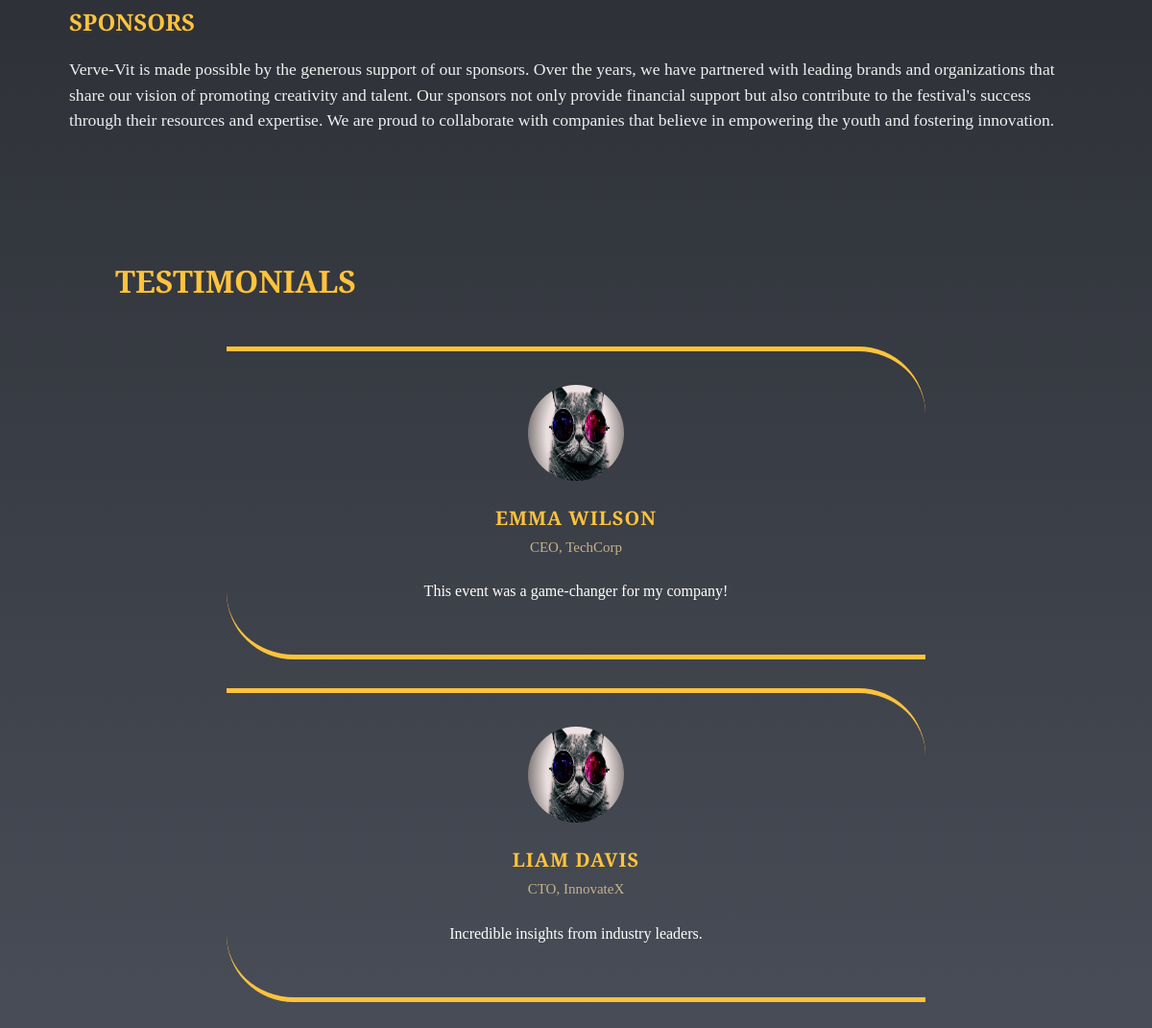
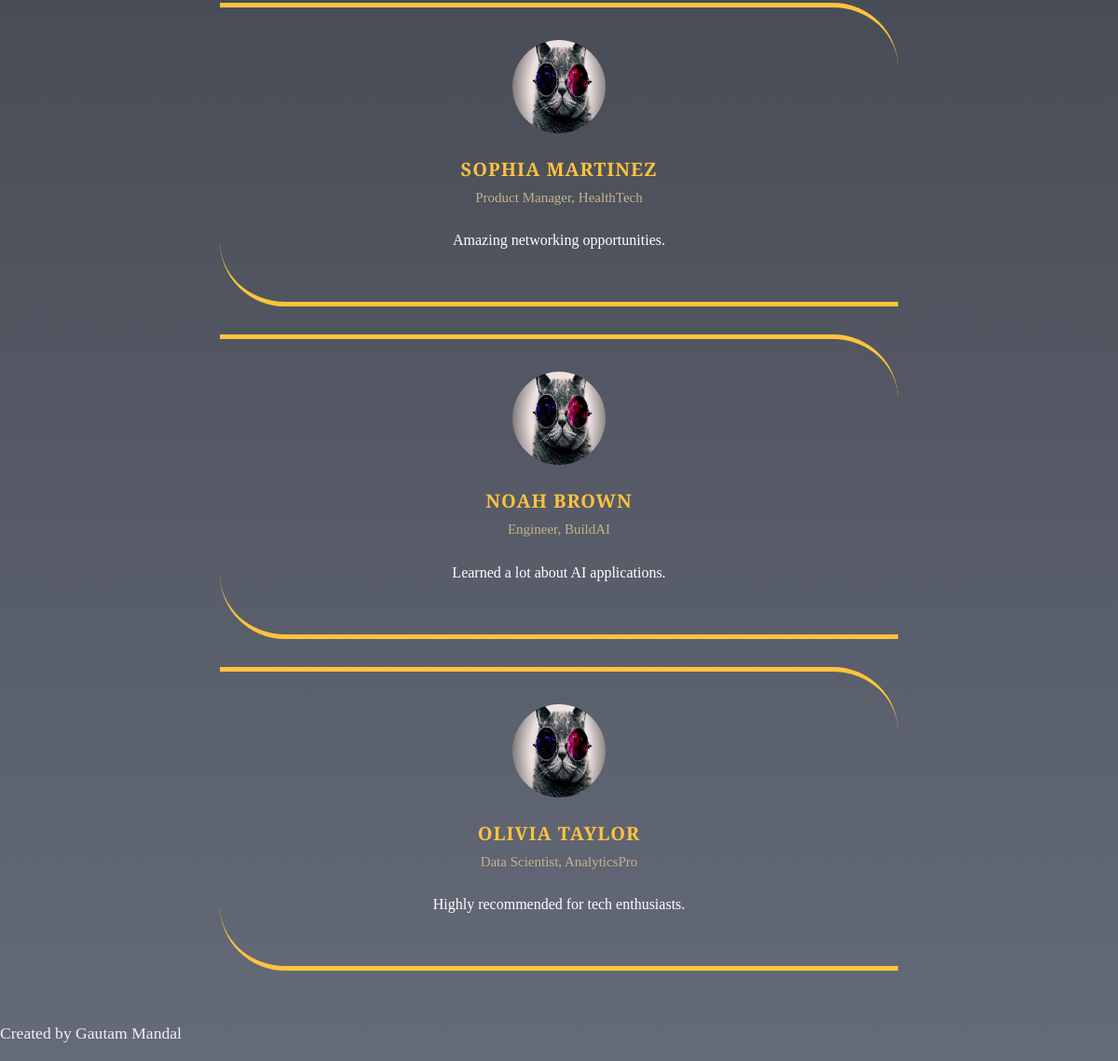
Before: /about (lower part) with the older database file (2 pictures, top to bottom).
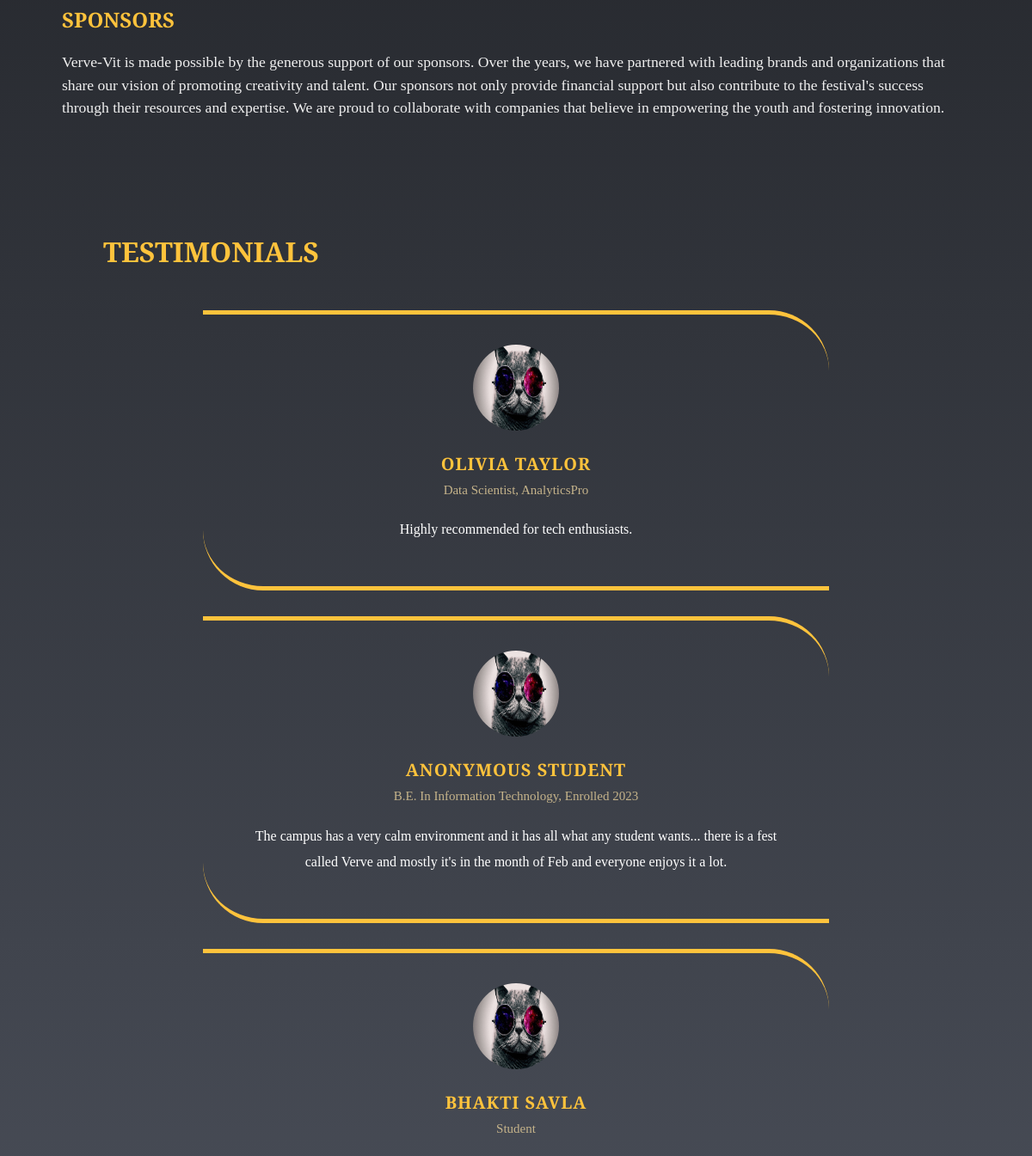
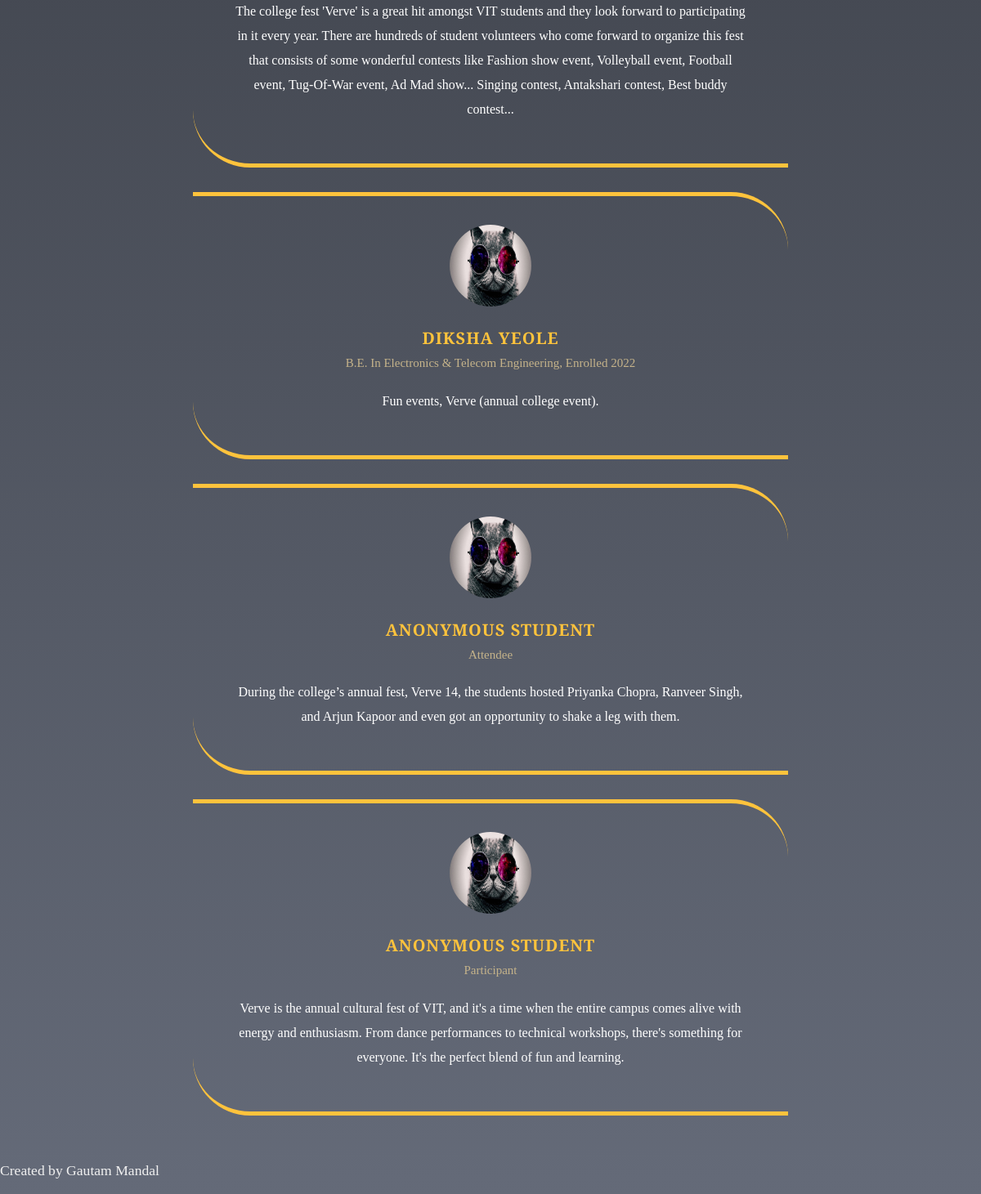
After: the same page with the newer database file (2 pictures, top to bottom).
### core/models.py (models this page shows, shortened)
class Testimonial(models.Model):
    author_name = models.CharField(max_length=255)
    author_role = models.CharField(max_length=255)
    content = models.TextField()
    profile_img = models.ImageField(upload_to='profile_pic', default='default.png', blank=True)

### core/views.py (the view)
# urls.py: path("about", views.about, name="about"),
def about(request):
    testimonials = Testimonial.objects.all()
    return render(request,"about.html", {
        "testimonials":testimonials
    })

### templates/about.html (shortened to what this page needs)
{% extends 'base.html' %}
{% block content %}
<body>
    <div class="about row d-flex">
      <h2>Sponsors</h2>
      <p>
        Verve-Vit is made possible by the generous support of our sponsors. Over the years, we have partnered with leading brands and organizations that share our vision of promoting creativity and talent. Our sponsors not only provide financial support but also contribute to the festival's success through their resources and expertise. We are proud to collaborate with companies that believe in empowering the youth and fostering innovation.
      </p>
    </div>
    <h1 id="h-testimonials">Testimonials</h1>
    <div class="demo">
      <div id="testimonial-slider" class="owl-carousel">
        {% for testimonial in testimonials %}
          <div class="testimonial">
            <div class="pic">
              <img src="{{ testimonial.profile_img.url }}" alt="{{ testimonial.author_name }}">
            </div>
            <h3 class="title">{{ testimonial.author_name }}</h3>
            <span class="post" style="color: #c5b38a;">{{ testimonial.author_role }}</span>
            <p class="description">
              {{ testimonial.content }}
            </p>
          </div>
        {% endfor %}
      </div>
    </div>
</body>
{% endblock %}

### templates/base.html (shortened to what this page needs)
{% load static %}
<!DOCTYPE html>
<html lang="en">
<head>
    <link href="https://cdn.jsdelivr.net/npm/bootstrap@5.3.2/dist/css/bootstrap.min.css" rel="stylesheet">
    <link rel="stylesheet" href="https://cdnjs.cloudflare.com/ajax/libs/owl-carousel/1.3.3/owl.carousel.min.css">
    <link rel="stylesheet" href="https://cdnjs.cloudflare.com/ajax/libs/owl-carousel/1.3.3/owl.theme.min.css">
    <link rel="stylesheet" href="https://cdnjs.cloudflare.com/ajax/libs/owl-carousel/1.3.3/owl.transitions.css">
    <link rel="stylesheet" href="https://cdnjs.cloudflare.com/ajax/libs/animate.css/3.5.1/animate.min.css">
    <link rel="stylesheet" href="https://cdn.jsdelivr.net/npm/@splidejs/splide@3.6.12/dist/css/splide.min.css">
    <link rel="stylesheet" href="https://cdnjs.cloudflare.com/ajax/libs/font-awesome/6.0.0-beta3/css/all.min.css">
    <link rel="stylesheet" href="https://unpkg.com/swiper/swiper-bundle.min.css" />
    <link rel="stylesheet" href="{% static 'navs.css' %}">
</head>
<body>
    <main>{% block content %}{% endblock %}</main>
    <footer>
        <p>Created by Gautam Mandal</p>
    </footer>
</body>
</html>

### static/navs.css (style rules this page uses)
*, *:before, *:after { margin: 0; padding: 0; box-sizing: border-box; }
p { line-height: 1.4; }

### templates/about.html (style rules this page uses)
html, body { font-family: 'Cinzel', serif; background-color: #3e5c76; background: linear-gradient(to bottom, #0d0e10, #646a78); }
p { font-family: 'Playfair Display', serif; font-size: 1.1rem; line-height: 1.5; color: #f0f0f0; }
.about { margin: 0; color: #fff; padding: 10% 5%; }
.about h2 { font-size: 1.5rem; font-weight: bold; color: #ffc33c; margin-top: 4%; margin-bottom: 2%; text-transform: uppercase; }
#h-testimonials { display: flex; flex-direction: column; padding: 0 10%; font-size: 2rem; font-weight: bold; color: #ffc33c; margin-bottom: 2%; text-transform: uppercase; }
.demo { padding: 2% 18%; }
.testimonial { padding: 35px 50px; margin: 0 20px 30px; border-radius: 0 70px 0 70px; border: 5px solid #ffc33c; border-left: none; border-right: none; text-align: center; }
.testimonial .pic { display: inline-block; width: 100px; height: 100px; border-radius: 50%; margin-bottom: 20px; overflow: hidden; }
.testimonial .pic img { object-fit: fill; width: 100%; height: 100px; }
.testimonial .title { display: block; margin: 0 0 7px 0; font-size: 20px; font-weight: 600; color: #ffc33c; letter-spacing: 1px; text-transform: uppercase; }
.testimonial .post { display: block; font-size: 15px; color: grey; text-transform: capitalize; margin-bottom: 20px; }
.testimonial .description { font-size: 16px; color: #fff; line-height: 30px; }

Changed rows visible on the page:
removed Testimonial: profile_img (placeholder picture), author_name "EMMA WILSON", author_role "CEO, TechCorp", content "This event was a game-changer for my company!"
removed Testimonial: profile_img (placeholder picture), author_name "LIAM DAVIS", author_role "CTO, InnovateX", content "Incredible insights from industry leaders."
removed Testimonial: profile_img (placeholder picture), author_name "SOPHIA MARTINEZ", author_role "Product Manager, HealthTech", content "Amazing networking opportunities."
removed Testimonial: profile_img (placeholder picture), author_name "NOAH BROWN", author_role "Engineer, BuildAI", content "Learned a lot about AI applications."
added Testimonial: profile_img (placeholder picture), author_name "ANONYMOUS STUDENT", author_role "B.E. In Information Technology, Enrolled 2023", content "The campus has a very calm environment and it has all what any student wants... there is a fest called Verve and mostly it's in the month of Feb and everyone enjoys it a lot."
added Testimonial: profile_img (placeholder picture), author_name "BHAKTI SAVLA", author_role "Student", content "The college fest 'Verve' is a great hit amongst VIT students and they look forward to participating in it every year. There are hundreds of student volunteers who come forward to organize this fest that consists of some wonderful contests like Fashion show event, Volleyball event, Football event, Tug-Of-War event, Ad Mad show... Singing contest, Antakshari contest, Best buddy contest..."
added Testimonial: profile_img (placeholder picture), author_name "DIKSHA YEOLE", author_role "B.E. In Electronics & Telecom Engineering, Enrolled 2022", content "Fun events, Verve (annual college event)."
added Testimonial: profile_img (placeholder picture), author_name "ANONYMOUS STUDENT", author_role "Attendee", content "During the college’s annual fest, Verve 14, the students hosted Priyanka Chopra, Ranveer Singh, and Arjun Kapoor and even got an opportunity to shake a leg with them."
added Testimonial: profile_img (placeholder picture), author_name "ANONYMOUS STUDENT", author_role "Participant", content "Verve is the annual cultural fest of VIT, and it's a time when the entire campus comes alive with energy and enthusiasm. From dance performances to technical workshops, there's something for everyone. It's the perfect blend of fun and learning."
